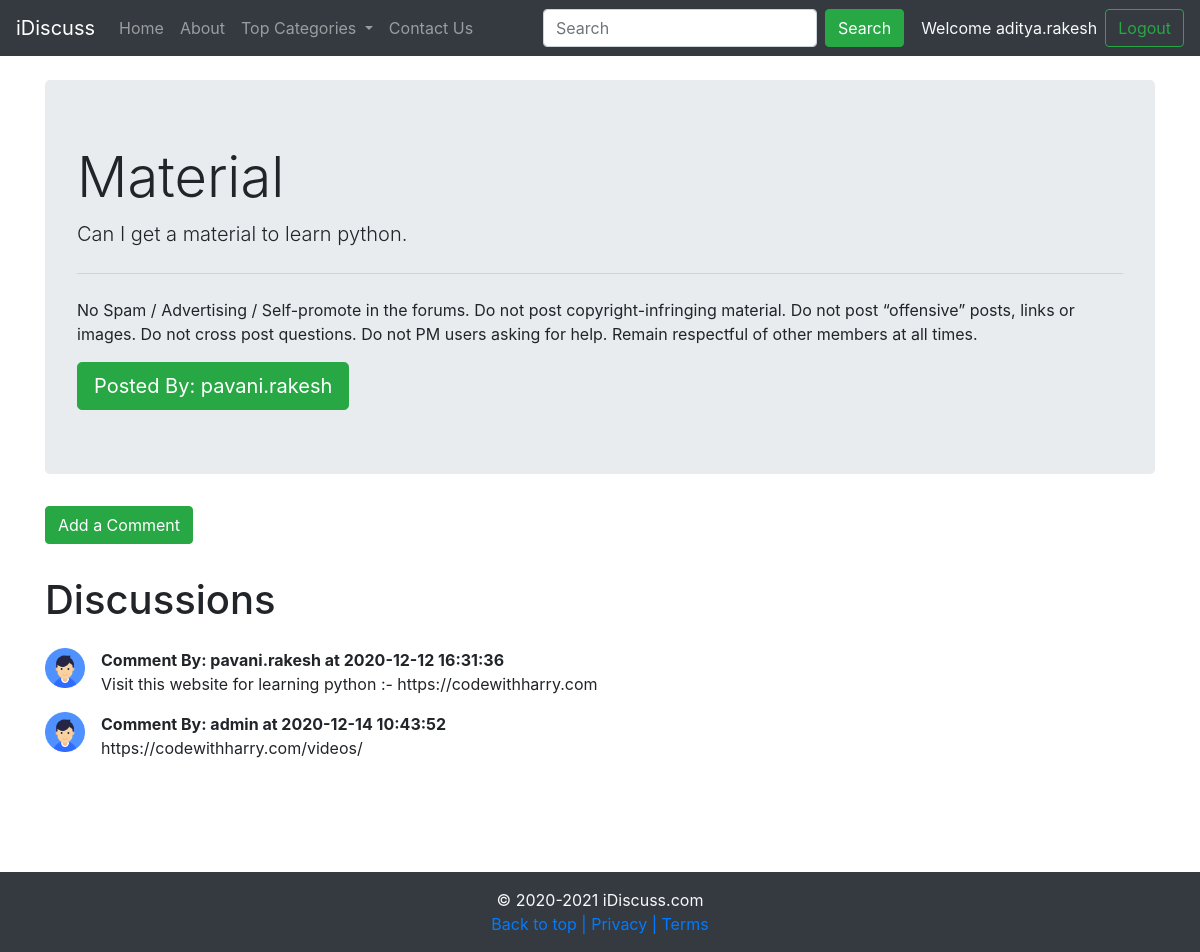
The app's page /thread.php?threadid=1 (signed in) with its own data.
### tables this page shows
CREATE TABLE `threads` (
  `thread_id` int(11) NOT NULL,
  `thread_title` varchar(255) NOT NULL,
  `thread_desc` text NOT NULL,
  `thread_cat_id` int(11) NOT NULL,
  `thread_user_id` int(11) NOT NULL,
  `timestamp` datetime NOT NULL DEFAULT current_timestamp()
);

CREATE TABLE `users` (
  `sno` int(11) NOT NULL,
  `username` varchar(30) NOT NULL,
  `password` varchar(255) NOT NULL,
  `timestamp` datetime NOT NULL DEFAULT current_timestamp()
);

CREATE TABLE `comments` (
  `comment_id` int(11) NOT NULL,
  `comment_content` text NOT NULL,
  `thread_id` int(11) NOT NULL,
  `comment_by` int(11) NOT NULL,
  `comment_time` datetime NOT NULL DEFAULT current_timestamp()
);

### thread.php (the view, shortened to what this page needs)
<!doctype html>
<html lang="en">
<head>
    <link rel="stylesheet" href="https://cdn.jsdelivr.net/npm/bootstrap@4.5.3/dist/css/bootstrap.min.css"
>
</head>
<body>
    <?php include "partials/_nav.php"; ?>
    <?php
      $id = $_GET['threadid'];
      $sql = "SELECT * FROM `threads` WHERE thread_id=$id";
      $result = mysqli_query($conn, $sql);
      while($row = mysqli_fetch_assoc($result)){
          $title = $row['thread_title'];
          $description = $row['thread_desc'];
          $comment_by = $row['thread_user_id'];
          $sql2 = "SELECT username FROM `users` WHERE sno='$comment_by'";
          $result2 = mysqli_query($conn, $sql2);
          $row2 = mysqli_fetch_assoc($result2);
          $posted_by = $row2['username'];
      }
    ?>
    <div class="container my-4">
        <div class="jumbotron">
            <h1 class="display-4"><?php echo $title; ?></h1>
            <p class="lead"><?php echo $description; ?></p>
            <hr class="my-4">
            <p>No Spam / Advertising / Self-promote in the forums. Do not post copyright-infringing material. Do not
                post “offensive” posts, links or images. Do not cross post questions. Do not PM users asking for help.
                Remain respectful of other members at all times.</p>
            <a class="btn btn-success btn-lg" href="#" role="button">Posted By: <?php echo $posted_by; ?></a>
        </div>
    </div>
    <?php
if(isset($_SESSION['loggedin']) && $_SESSION['loggedin'] == true){
    echo '<div class="container my-4">
        <button class="btn btn-success" type="button" data-toggle="collapse" data-target="#collapseExample"
            aria-expanded="false" aria-controls="collapseExample">
            Add a Comment
        </button>
        </p>
        <div class="collapse" id="collapseExample">
            <div class="card card-body">
                <form action="'. $_SERVER["REQUEST_URI"] .'" method="POST">
                    <div class="form-group">
                        <label for="comment">Type your Comment</label>
                        <textarea class="form-control" id="comment" name="comment" rows="4"></textarea>
                        <input type="hidden" name="sno" value="'. $_SESSION["sno"] .'">
                    </div>
                    <button type="submit" class="btn btn-success">Post Comment</button>
                </form>
            </div>
        </div>
    </div>';
}
else{
    echo '<div class="container my-4">
    <button type="button" class="btn btn-success" disabled>Add a comment</button>
    </div>
    ';
}
    ?>
    <div class="container">
        <h1 class="py-2">Discussions</h1>
        <?php
        $id = $_GET['threadid'];
        $sql = "SELECT * FROM `comments` WHERE thread_id=$id";
        $result = mysqli_query($conn, $sql);
        while($row = mysqli_fetch_assoc($result)){
            $content = $row['comment_content'];
            $comment_time = $row['comment_time'];
            $comment_by = $row['comment_by'];
            $sql2 = "SELECT username FROM `users` WHERE sno='$comment_by'";
            $result2 = mysqli_query($conn, $sql2);
            $row2 = mysqli_fetch_assoc($result2);
        echo '<div class="media my-3">
            <img src="img/user.png" class="mr-3" alt="..." height="40px">
            <div class="media-body">
            <p class="font-weight-bold my-0"> Comment By:  '. $row2['username'] .' at '. $comment_time .' </p>
                '. $content .'
            </div>
        </div>';
    }
    ?>
    </div>
    <br>
    <br>
    <br>
    <br>
    <?php include "partials/_footer.php"; ?>
</body>
</html>

### records on screen
threads: thread_title "Material", thread_desc "Can I get a material to learn python."
users: username "pavani.rakesh"
comments: users.username "pavani.rakesh", comment_time "2020-12-12 16:31:36", comment_content "Visit this website for learning python :- https://codewithharry.com"
comments: users.username "admin", comment_time "2020-12-14 10:43:52", comment_content "https://codewithharry.com/videos/"

### other values on screen
$_SESSION['username'] "aditya.rakesh"
